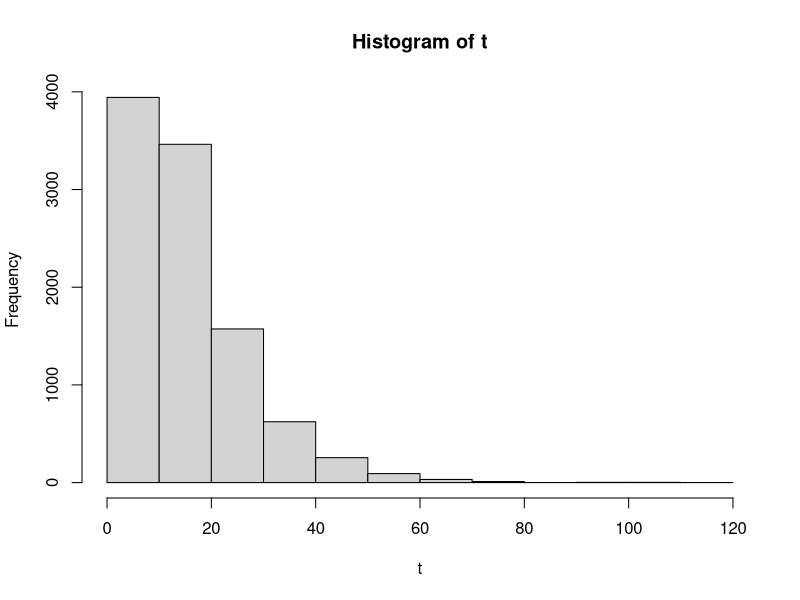

Write R code to recreate this figure. (Note: this script raises an error after producing the figure.)
## ---- chunk 1
knitr::opts_chunk$set(fig.path='Figs/')
## ---- chunk 2
xa = rexp(1,0.1)
xb = rexp(1,0.1)
t = max(xa,xb)
cat("Xa = ", xa)
cat("Xb = ", xb)
cat("T = ", t)
## ---- chunk 3
t<-replicate(10000, max(rexp(1,0.1), rexp(1,0.1)))
print(head(t))
## ---- chunk 4
hist(t)
hist(t, probability = t)
f_t <- function(x) 0.2*exp(-0.1*x) - 0.2*exp(-0.2*x)
curve(f_t, add = T, xlab = "t", ylab = "density")
## ---- chunk 5
mean(t) ## computed E(T)
## ---- chunk 6
cdf <- ecdf(t)
## ---- chunk 7
## probab that satellite lasts more than 15 years is
print(1-cdf(15))       ## my answer 0.397
## ---- chunk 8
## whole process four times

for(i in 1:4){
  
  t<-replicate(10000, max(rexp(1,0.1), rexp(1,0.1)))
  
  cat("E(T) is",mean(t), "\n") ## computed E(T)
  
  cdf <- ecdf(t)
  cdf(15)
  
  ## probab that satellite lasts more than 15 years is
  cat("Probability that satellite lasts more than 15 years is" , 1-cdf(15), "\n")## my answer 0.397
}
## ---- chunk 9
c_part <- function(number_of_points, number_of_times){
  # Vector containing mean of all points
  mean.vector <- vector()
  # Vector containing P(X<15) of all points 
  pdf.15 <- vector()
  for(i in 1:number_of_times){
    
    t<-replicate(10000, max(rexp(1,0.1), rexp(1,0.1)))
    
    mean.vector<-append(mean.vector,mean(t)) ## computed E(T)
  
    cdf <- ecdf(t)
  
    ## probab that satellite lasts more than 15 years is
    pdf.15<-append(pdf.15,1-cdf(15))## my answer 0.397
  }
  return (list("mean" = mean.vector, "pdf" = pdf.15))
}
## ---- chunk 10
cat("E(T) of 1000 Points 5 times is ",c_part(1000,5)$mean, "\n") ## computed E(T)
## ---- chunk 11
cat("P(X<15) of 1000 Points 5 times is ",c_part(1000,5)$pdf, "\n") ## computed P(X<15)
## ---- chunk 12
cat("E(T) of 100000 Points 5 times is ",c_part(100000,5)$mean, "\n") ## computed E(T)
cat("P(X<15) of 100000 Points 5 times is ",c_part(100000,5)$pdf, "\n") ## computed P(X<15)
## ---- chunk 13
## 2nd question
n<-10000          # number of replications i.e number of points

# Randomized Uniform distribution to choose 10000 between 0 and 1
# Points whose x or y greater than 1 would lie outside the square
x<-runif(n,0,1)   
y<-runif(n,0,1)

# satisfying_equation is a boolean vector which contains true if point is inside circle else false
satisfying_equation <-((x-0.5)^2+(y-0.5)^2<=0.25)

# inside.circle consists of all points inside the circle
inside.circle<-sum(satisfying_equation)

# outside.circle consists of all points outside the circle
outside.circle<-(n-inside.circle)

# Finding the value of pi by dividing the number of points inside the circle divide by total number of points
pi_mc<-(inside.circle/n)*4
pi_mc
